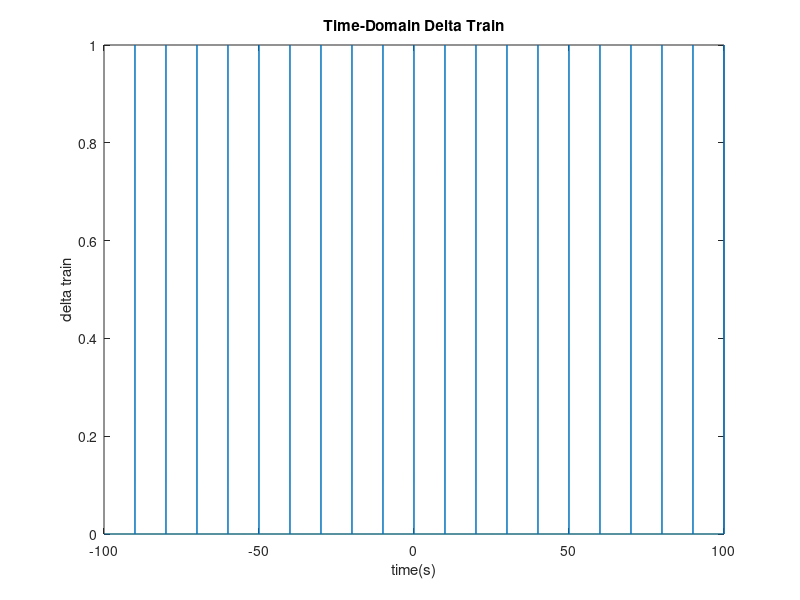
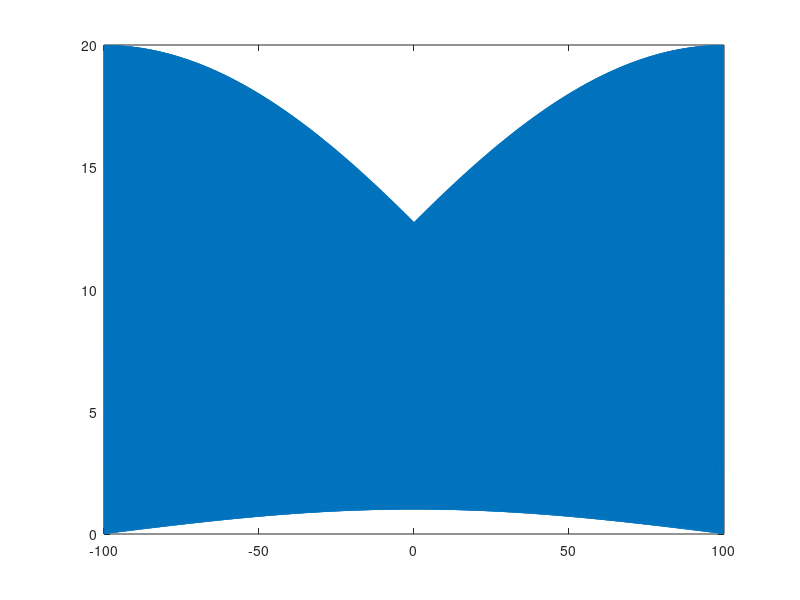

Here is the MATLAB script that generated these plots, in order:
%%Sampling testing for theory conceptualization

t = [-100:0.01:100];
fs = 100;
delta = [];

%Initialising the delta train
for i = 1:length(t)
    if rem(i,1000) == 0
        delta = [delta 1];
    else
        delta = [delta 0];
    end
end

%Plotting time-domain delta train
figure(1); plot(t, delta); xlabel('time(s)'); ylabel('delta train');
title('Time-Domain Delta Train');

%Calculating the discrete fourier transform of the delta train 
delta_dft = abs(fft(delta));
f_ax = [-100:100];
figure(2); plot(t, delta_dft);
